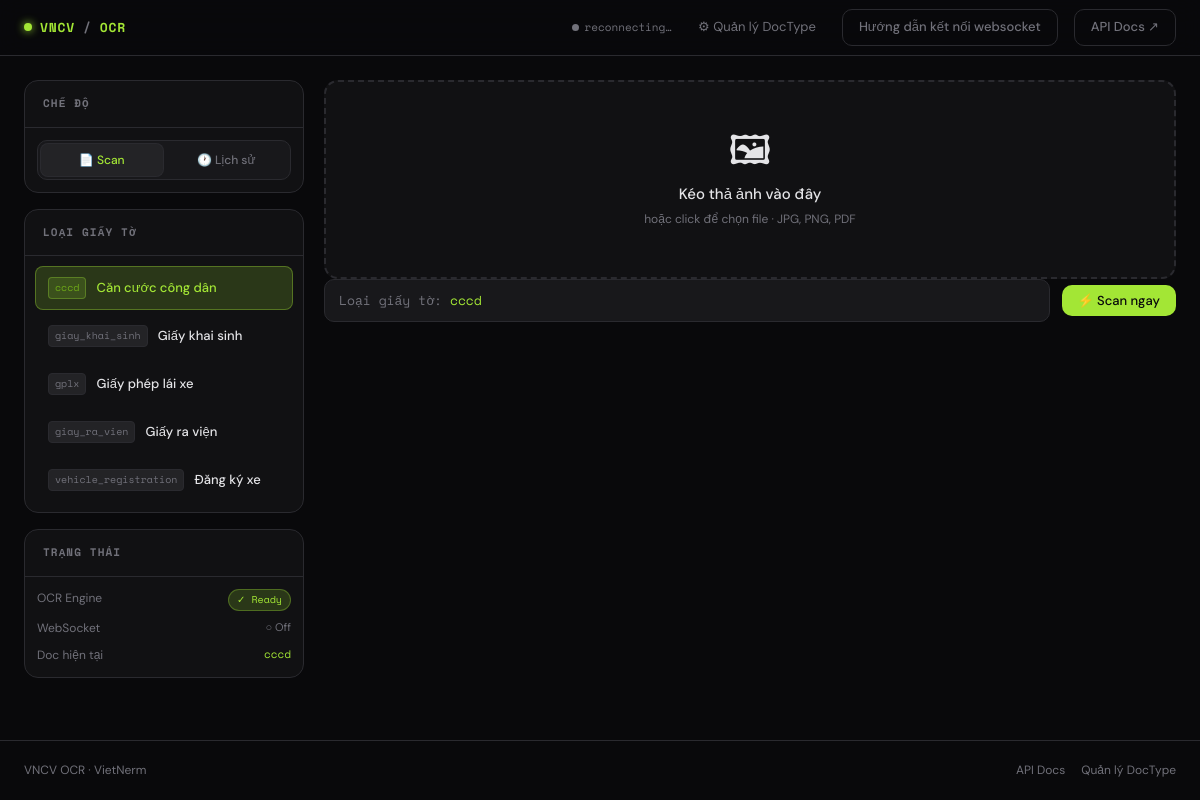
The page / on the database its author committed.
### tables this page shows
CREATE TABLE doctypes (
                id         INTEGER PRIMARY KEY AUTOINCREMENT,
                key        TEXT UNIQUE NOT NULL,
                label      TEXT NOT NULL,
                aliases    TEXT DEFAULT '',
                enabled    INTEGER DEFAULT 1,
                created_at DATETIME DEFAULT CURRENT_TIMESTAMP
            );

### app.py (the view)
@app.get("/", response_class=HTMLResponse)
async def index(request: Request):
    doctypes = get_enabled_doctypes()
    return templates.TemplateResponse("index.html", {
        "request": request,
        "doctypes": doctypes,
        "ocr_available": OCR_AVAILABLE,
    })

### templates/index.html (shortened to what this page needs)
<!DOCTYPE html>
<html lang="vi">
<head>
</head>
<body>
<header>
  <a class="brand" href="/">
    <span class="brand-dot"></span>
    VNCV<span style="color:var(--muted);">/</span>OCR
  </a>
  <div class="ws-indicator" id="wsIndicator">
    <div class="ws-dot" id="wsDot"></div>
    <span id="wsLabel">connecting…</span>
  </div>
  <a class="nav-link" href="/admin">⚙ Quản lý DocType</a>
  <a class="btn btn-ghost" href="/guide">Hướng dẫn kết nối websocket</a>
  <a class="btn btn-ghost" href="/docs" target="_blank">API Docs ↗</a>
</header>
<main>
  <aside class="sidebar fade-up">
    <div class="card">
      <div class="card-header">
        <span class="card-title">Chế độ</span>
      </div>
      <div class="card-body" style="padding:12px;">
        <div class="mode-toggle">
          <button class="mode-btn active" onclick="switchMode('scan')" id="modeScan">📄 Scan</button>
          <button class="mode-btn" onclick="switchMode('history')" id="modeHistory">🕐 Lịch sử</button>
        </div>
      </div>
    </div>
    <div class="card" id="doctypeCard">
      <div class="card-header">
        <span class="card-title">Loại giấy tờ</span>
      </div>
      <div class="card-body" style="padding:10px;">
        <div class="doctype-list" id="doctypeList">
          {% for dt in doctypes %}
          <div class="doctype-item {% if loop.first %}active{% endif %}"
               data-key="{{ dt.key }}"
               onclick="selectDoctype(this, '{{ dt.key }}')">
            <span class="doctype-key">{{ dt.key }}</span>
            <span class="doctype-label">{{ dt.label }}</span>
          </div>
          {% else %}
          <div style="color:var(--muted);font-size:12px;padding:8px;">
            Chưa có loại giấy tờ. <a href="/admin" style="color:var(--lime);">Thêm ngay →</a>
          </div>
          {% endfor %}
        </div>
      </div>
    </div>
    <div class="card">
      <div class="card-header">
        <span class="card-title">Trạng thái</span>
      </div>
      <div class="card-body" style="padding:12px;font-size:12px;">
        <div style="display:flex;flex-direction:column;gap:8px;">
          <div style="display:flex;justify-content:space-between;">
            <span style="color:var(--muted);">OCR Engine</span>
            {% if ocr_available %}
            <span class="badge">✓ Ready</span>
            {% else %}
            <span style="color:var(--danger);font-size:11px;">Offline</span>
            {% endif %}
          </div>
          <div style="display:flex;justify-content:space-between;">
            <span style="color:var(--muted);">WebSocket</span>
            <span id="wsStatusBadge" style="font-size:11px;color:var(--muted);">—</span>
          </div>
          <div style="display:flex;justify-content:space-between;">
            <span style="color:var(--muted);">Doc hiện tại</span>
            <span id="currentDocLabel" style="color:var(--lime);font-size:11px;font-family:var(--font-mono);">
              {{ doctypes[0].key if doctypes else '—' }}
            </span>
          </div>
        </div>
      </div>
    </div>
  </aside>
  <div class="workspace">
    <div id="scanMode">
      <div class="drop-zone fade-up-2" id="dropZone">
        <span class="drop-icon">🖼</span>
        <div class="drop-label">Kéo thả ảnh vào đây</div>
        <div class="drop-hint">hoặc click để chọn file · JPG, PNG, PDF</div>
      </div>
      <div class="scan-row fade-up-3">
        <div class="selected-doc">
          Loại giấy tờ: <span id="selectedDocKey">{{ doctypes[0].key if doctypes else 'cccd' }}</span>
        </div>
        <button class="btn btn-lime" onclick="startScan()" id="scanBtn">
          <span id="scanBtnText">⚡ Scan ngay</span>
        </button>
      </div>
    </div>
  </div>
</main>
<footer>
  <span>VNCV OCR · VietNerm</span>
  <a href="/docs">API Docs</a>
  <a href="/admin">Quản lý DocType</a>
</footer>
</body>
</html>

### rows shown on the page
doctypes: key "cccd", label "Căn cước công dân"
doctypes: key "giay_khai_sinh", label "Giấy khai sinh"
doctypes: key "gplx", label "Giấy phép lái xe"
doctypes: key "giay_ra_vien", label "Giấy ra viện"
doctypes: key "vehicle_registration", label "Đăng ký xe"
